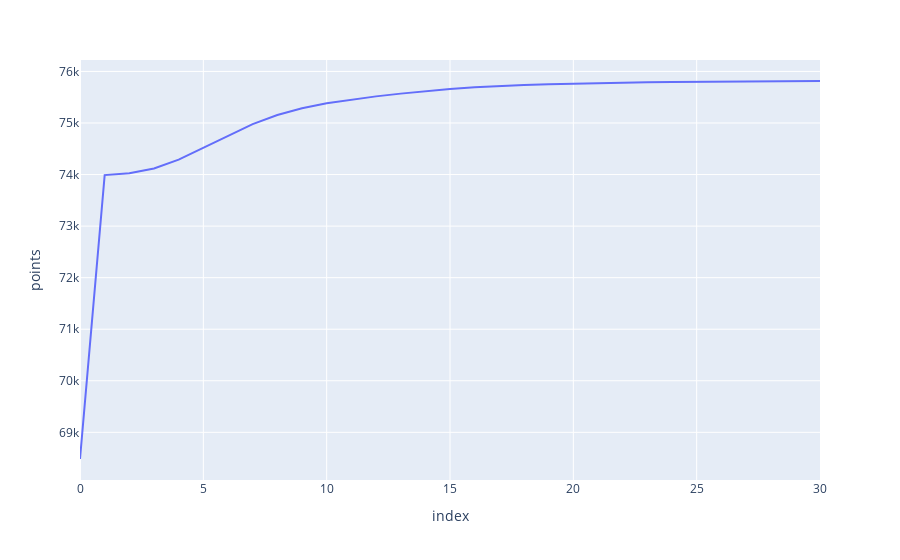

Write notebook code for a chart like this one.
### Code cell
fig = px.line(next_month_df, y='points')
fig.show()

### Figure 1 — Plotly figure (JSON) as saved in the notebook; plotly's stock layout.template omitted (floating-point values rounded to 4 significant figures)
{"data": [{"hovertemplate": "index=%{x}<br>points=%{y}<extra></extra>", "legendgroup": "", "line": {"color": "#636efa", "dash": "solid"}, "marker": {"symbol": "circle"}, "mode": "lines", "name": "", "orientation": "v", "showlegend": false, "type": "scatter", "x": [0, 1, 2, 3, 4, 5, 6, 7, 8, 9, 10, 11, 12, 13, 14, 15, 16, 17, 18, 19, 20, 21, 22, 23, 24, 25, 26, 27, 28, 29, 30], "xaxis": "x", "y": [68480.0, 73990.0, 74030.0, 74120.0, 74290.0, 74520.0, 74760.0, 74980.0, 75160.0, 75290.0, 75380.0, 75460.0, 75520.0, 75570.0, 75620.0, 75660.0, 75690.0, 75720.0, 75740.0, 75750.0, 75770.0, 75770.0, 75780.0, 75790.0, 75800.0, 75800.0, 75810.0, 75810.0, 75810.0, 75810.0, 75810.0], "yaxis": "y"}], "layout": {"legend": {"tracegroupgap": 0}, "margin": {"t": 60}, "xaxis": {"anchor": "y", "domain": [0, 1], "title": {"text": "index"}}, "yaxis": {"anchor": "x", "domain": [0, 1], "title": {"text": "points"}}}}
